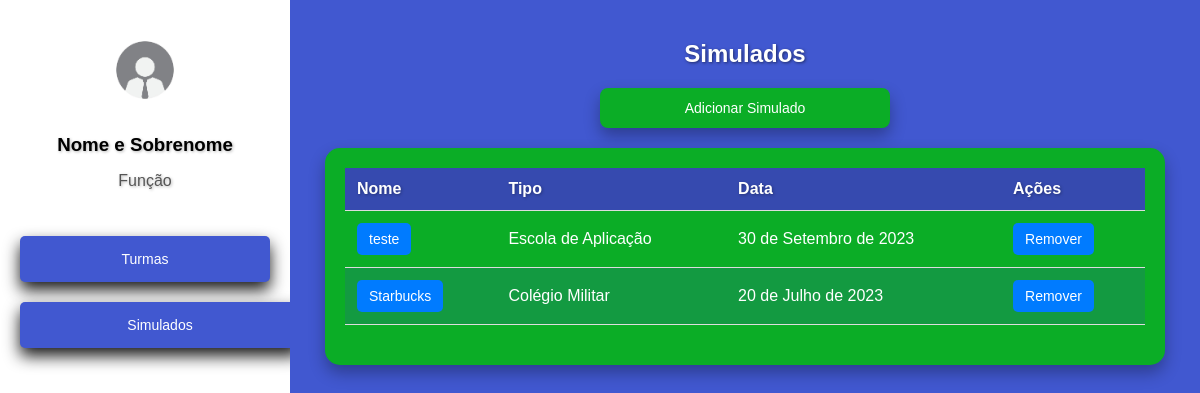
Page /cadastros/simulados/ on the earlier database version.
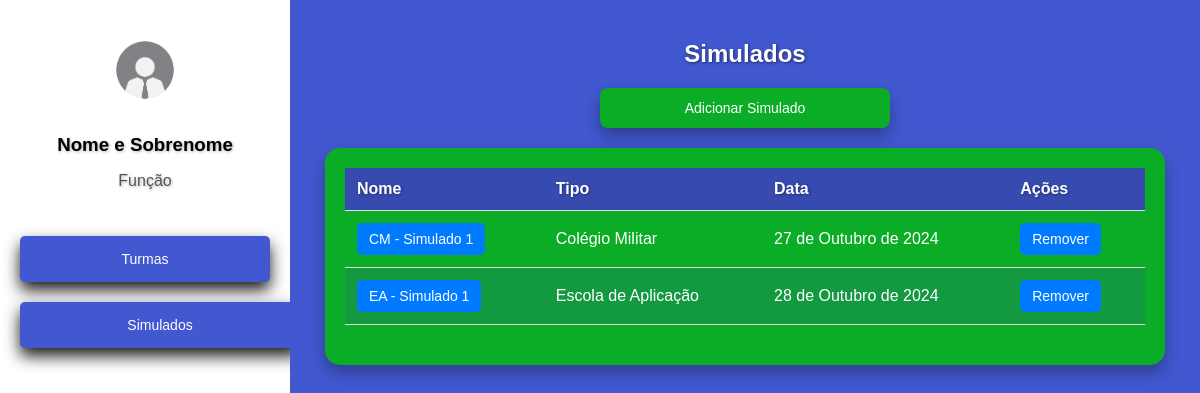
Same page on the later database version.
### cadastros/models.py (models this page shows, shortened)
class Simulado(models.Model):
    TIPOS_SIMULADO = [
        ('CM', 'Colégio Militar'),
        ('EA', 'Escola de Aplicação'),
    ]
    nome = models.CharField(max_length=100)
    tipo = models.CharField(max_length=2, choices=TIPOS_SIMULADO)
    data = models.DateField()

### cadastros/views.py (the view, shortened to what this page needs)
# urls.py: path('simulados/', SimuladoView.as_view(), name='simulados'),
class SimuladoView(View):
    template_name_list = 'simulados.html'
    template_name_add = 'adicionar_simulado.html'
    def get(self, request, simulado_id=None):
        if request.path.endswith('adicionar/'):
            return render(request, self.template_name_add)
        else:
            simulados = SimuladoMediator.listar_simulados()
            return render(request, self.template_name_list, {'simulados': simulados})

### cadastros/mediators.py (called while the page is built)
    @staticmethod
    def listar_simulados():
        return Simulado.objects.all()

### cadastros/templates/simulados.html (shortened to what this page needs)
<!DOCTYPE html>
<html lang="pt-br">
<head>
</head>
<body>
    <div class="sidebar">
        <div class="profile">
            <img src="/static/imgfunc.jpg" alt="funcionario" width="100" height="100">
            <h3>Nome e Sobrenome</h3>
            <p>Função</p>
        </div>
        <nav>
            <a href="{% url 'turmas' %}">Turmas</a>
            <a href="{% url 'simulados' %}" class="btn btn-primary">Simulados</a>
        </nav>
    </div>
    <div class="container">
        <h2>Simulados</h2>
        <a href="{% url 'adicionar_simulado' %}" class="btn btn-primary">Adicionar Simulado</a>
        <div class="table-container">
            <table>
                <thead>
                    <tr>
                        <th>Nome</th>
                        <th>Tipo</th>
                        <th>Data</th>
                        <th>Ações</th>
                    </tr>
                </thead>
                <tbody>
                    {% for simulado in simulados %}
                    <tr>
                        <td>
                            <a href="{% url 'notas_simulado' simulado.id %}">{{ simulado.nome }}</a>
                        </td>
                        <td>{{ simulado.get_tipo_display }}</td>
                        <td>{{ simulado.data }}</td>
                        <td>
                            <form method="post" action="{% url 'excluir_simulado' simulado.id %}" style="display:inline;">
                                <button type="submit" class="btn btn-danger" onclick="return confirm('Tem certeza que deseja remover este simulado?');">Remover</button>
                            </form>
                        </td>
                    </tr>
                    {% empty %}
                    <tr>
                        <td colspan="4">Nenhum simulado cadastrado.</td>
                    </tr>
                    {% endfor %}
                </tbody>
            </table>
        </div>
    </div>
</body>
</html>

Differences in the rows shown:
removed Simulado: nome "teste", tipo "Escola de Aplicação", data "30 de Setembro de 2023"
removed Simulado: nome "Starbucks", tipo "Colégio Militar", data "20 de Julho de 2023"
added Simulado: nome "CM - Simulado 1", tipo "Colégio Militar", data "27 de Outubro de 2024"
added Simulado: nome "EA - Simulado 1", tipo "Escola de Aplicação", data "28 de Outubro de 2024"
